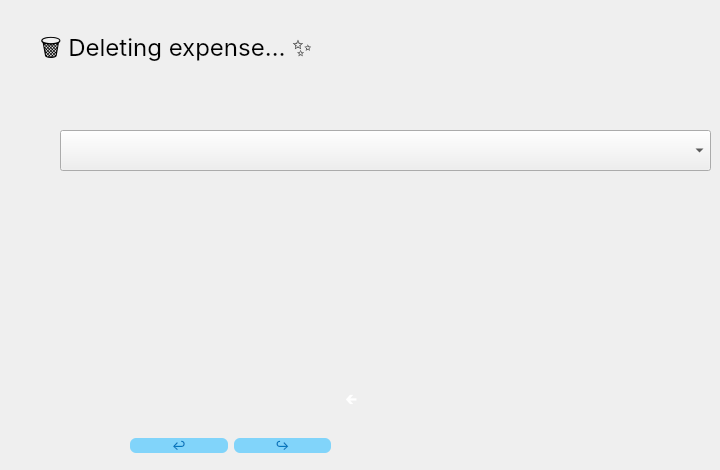
      <widget class="QWidget" name="deleteExpensePage">
       <widget class="QComboBox" name="deleteExpenseComboBox">
        <property name="geometry">
         <rect>
          <x>60</x>
          <y>130</y>
          <width>651</width>
          <height>41</height>
         </rect>
        </property>
        <property name="font">
         <font>
          <family>Inter</family>
          <pointsize>14</pointsize>
         </font>
        </property>
       </widget>
       <widget class="QLabel" name="label_8">
        <property name="geometry">
         <rect>
          <x>40</x>
          <y>10</y>
          <width>391</width>
          <height>81</height>
         </rect>
        </property>
        <property name="font">
         <font>
          <family>Inter</family>
          <pointsize>18</pointsize>
         </font>
        </property>
        <property name="text">
         <string>🗑️ Deleting expense… ✨</string>
        </property>
       </widget>
       <widget class="QWidget" name="layoutWidget">
        <property name="geometry">
         <rect>
          <x>290</x>
          <y>380</y>
          <width>248</width>
          <height>42</height>
         </rect>
        </property>
        <layout class="QHBoxLayout" name="horizontalLayout_9">
         <item>
          <widget class="QPushButton" name="pushButton_13">
           <property name="minimumSize">
            <size>
             <width>120</width>
             <height>40</height>
            </size>
           </property>
           <property name="font">
            <font>
             <family>Inter</family>
             <pointsize>-1</pointsize>
             <weight>75</weight>
             <bold>true</bold>
            </font>
           </property>
           <property name="styleSheet">
            <string notr="true">QPushButton {
    background: qlineargradient(x1:0, y1:0, x2:0, y2:1,
                               stop:0 #8B5CF6, stop:1 #7C3AED);
    color: white;
    border: none;
    border-radius: 10px;
    padding: 10px 20px;
    font-size: 14px;
    font-weight: bold;
    min-width: 80px;
}

QPushButton:hover {
    background: qlineargradient(x1:0, y1:0, x2:0, y2:1,
                               stop:0 #9D78F8, stop:1 #8B5CF6);
}

QPushButton:pressed {
    background: qlineargradient(x1:0, y1:0, x2:0, y2:1,
                               stop:0 #7C3AED, stop:1 #6D28D9);
}</string>
           </property>
           <property name="text">
            <string>🡰</string>
           </property>
          </widget>
         </item>
         <item>
          <widget class="QPushButton" name="deleteExpenseButton">
           <property name="minimumSize">
            <size>
             <width>120</width>
             <height>40</height>
            </size>
           </property>
           <property name="maximumSize">
            <size>
             <width>51</width>
             <height>40</height>
            </size>
           </property>
           <property name="styleSheet">
            <string notr="true">QPushButton {
    background: qlineargradient(x1:0, y1:0, x2:0, y2:1,
                               stop:0 #8B5CF6, stop:1 #7C3AED);
    color: white;
    border: none;
    border-radius: 10px;
    padding: 10px 20px;
    font-size: 14px;
    font-weight: bold;
    min-width: 80px;
}</string>
           </property>
           <property name="text">
            <string/>
           </property>
           <property name="icon">
            <iconset resource="../resourses.qrc">
             <normaloff>:/new/prefix1/icon/delete.png</normaloff>
             <normalon>:/new/prefix1/icon/delete.png</normalon>:/new/prefix1/icon/delete.png</iconset>
           </property>
           <property name="iconSize">
            <size>
             <width>50</width>
             <height>50</height>
            </size>
           </property>
          </widget>
         </item>
        </layout>
       </widget>
       <widget class="QWidget" name="layoutWidget">
        <property name="geometry">
         <rect>
          <x>130</x>
          <y>430</y>
          <width>201</width>
          <height>31</height>
         </rect>
        </property>
        <layout class="QHBoxLayout" name="horizontalLayout_10">
         <item>
          <widget class="QPushButton" name="unDelButton">
           <property name="font">
            <font>
             <family>Inter</family>
            </font>
           </property>
           <property name="styleSheet">
            <string notr="true">border-radius: 6px;
   background-color: #81D4FA;
        color: #0277BD;</string>
           </property>
           <property name="text">
            <string>↩</string>
           </property>
          </widget>
         </item>
         <item>
          <widget class="QPushButton" name="reDelButton">
           <property name="font">
            <font>
             <family>Inter</family>
            </font>
           </property>
           <property name="styleSheet">
            <string notr="true">border-radius: 6px;
   background-color: #81D4FA;
        color: #0277BD;</string>
           </property>
           <property name="text">
            <string>↪</string>
           </property>
          </widget>
         </item>
        </layout>
       </widget>
      </widget>
